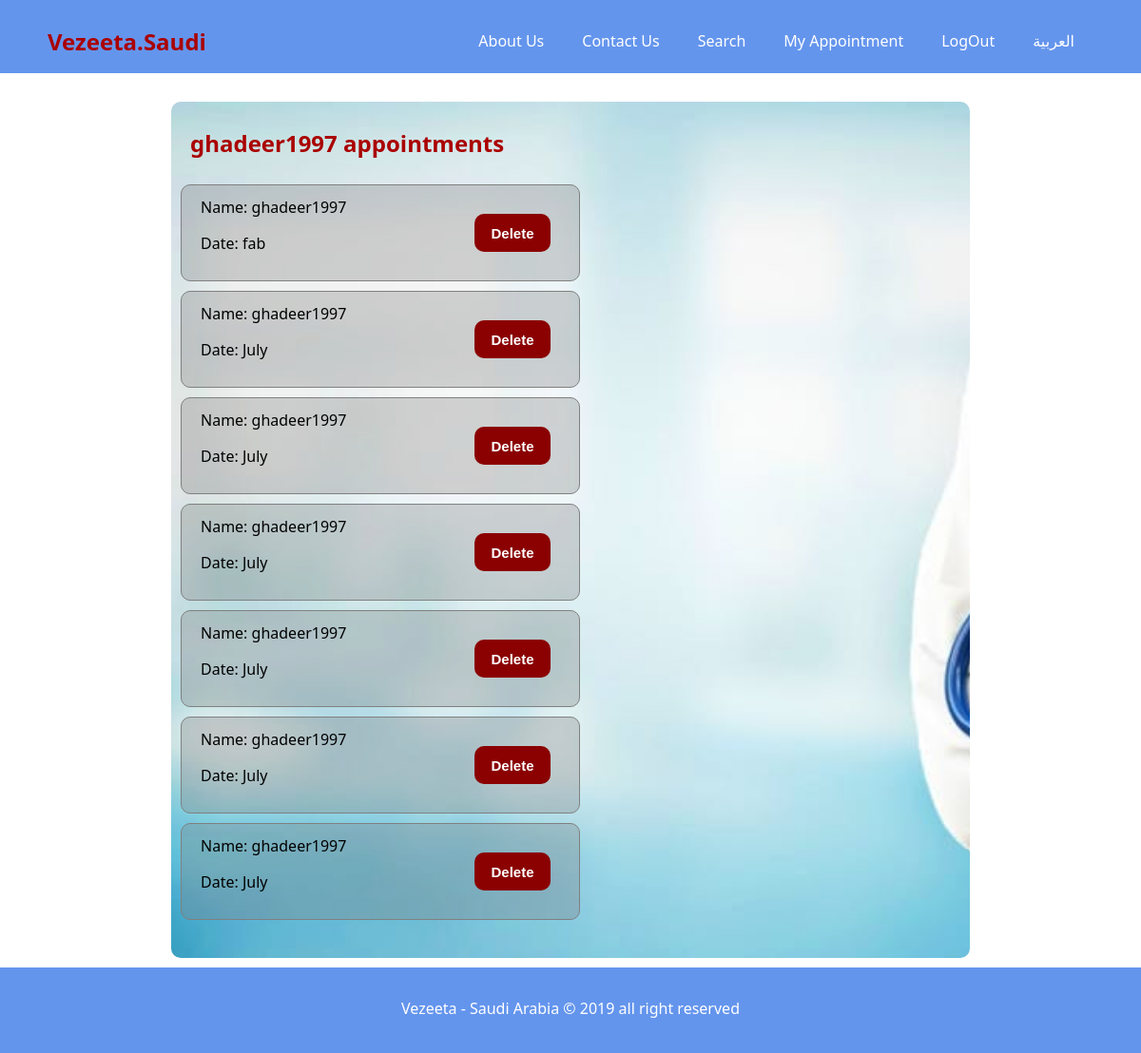
The app's page /userprofile/ghadeer1997 (signed in) with its own data.
### Final_App/models.py (models this page shows, shortened)
class appointment(models.Model):
    username = models.CharField(max_length=100)
    date = models.CharField(max_length=100)

### Final_App/views.py (the view)
# urls.py: path('userprofile/<str:username>', views.Uprofile, name ='user'),
def Uprofile(request, username):
    appointment_user = appointment.objects.filter(username__icontains=username)
    data = {
        "appointment_user":appointment_user
    }
    return render(request, 'userprofile.html', data)

### template/userprofile.html (shortened to what this page needs)
{% extends 'base.html'%}
{% block body %}
<div class="container">
    <div class="signup_body">
        <div class="signup">
            {% if appointment_user%}
            <h2>{{user.username}} appointments</h2>
            {% for i in appointment_user %}
            <div class="appointment">
                <div class="data">
                    <p>Name: {{i.username}}</p>
                    <p>Date: {{i.date}}</p>
                </div>
                <button class="btndel"><a href="{% url 'delete-item' i.pk %}" id="pos">Delete</a></button>
            </div>
            {% endfor %}
            {% else %}
                        <h3></h3>
                    <div class="messages">
                              <h2>Sorry {{user.username}}. You don't have appointment</h2>
                    </div>
{% endif %}
        </div>
    </div>
</div>
{% endblock%}

### static/CSS/style.css (style rules this page uses)
* { padding: 0; margin: 0; box-sizing: border-box; }
body { font-family: 'Segoe UI', Tahoma, Geneva, Verdana, sans-serif; line-height: 1.7rem; }
a { text-decoration: none; color: white; }
h1,h2,h3 { padding-bottom: 20px; color : darkred; }
p { margin: 10px 0; }
.signup h2 { padding-left: 20px; padding-top: 30px; color: rgb(170, 0, 0); }
.signup, .signupmsg { width: 70%; margin: 30px auto; background-image: url('../img/doctors.jpg'); background-repeat: no-repeat ; background-size: cover ; border-radius: 10px; padding-bottom: 30px; margin-bottom: 100px; }
.appointment { overflow: hidden; border: 1px gray solid; border-radius: 10px; width: 50%; padding-left: 20px; margin: 10px ; background-color: rgba(128, 128, 128, 0.33) ; }
.data { float: left; }
.btndel { width: 80px; background-color: darkred ; border: none ; color: white ; height: 40px; border-radius: 10px; font-weight: bold ; font-size: 15px; margin: 30px; float: right; }

### records on screen
appointment: username "ghadeer1997", date "fab"
appointment: username "ghadeer1997", date "July"
appointment: username "ghadeer1997", date "July"
appointment: username "ghadeer1997", date "July"
appointment: username "ghadeer1997", date "July"
appointment: username "ghadeer1997", date "July"
appointment: username "ghadeer1997", date "July"

### other values on screen
{{ user.username }} "ghadeer1997"
